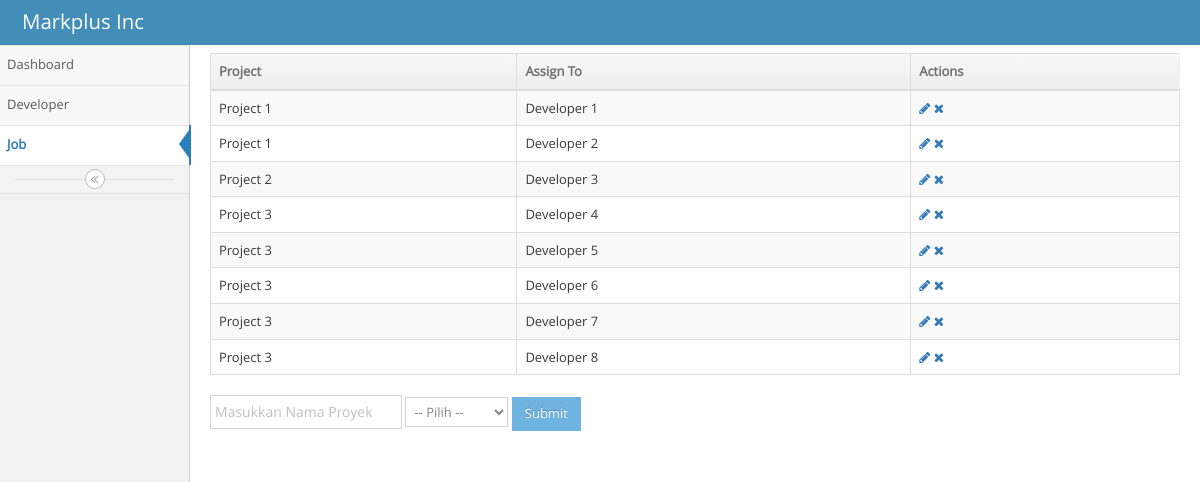
The page /index.php/job on the database its author committed.
### tables this page shows
CREATE TABLE `job_list` (
  `id` int(10) unsigned NOT NULL AUTO_INCREMENT,
  `description` varchar(100) NOT NULL,
  `assign` int(11) NOT NULL,
  PRIMARY KEY (`id`)
);

CREATE TABLE `developers` (
  `id` int(10) unsigned NOT NULL AUTO_INCREMENT,
  `description` varchar(100) NOT NULL,
  PRIMARY KEY (`id`)
);

### application/controllers/Job.php (called while the page is built, shortened)
<?php
class Job extends CI_Controller {
	function __construct()
	{
		$this->load->model('Main_model');
	}
	public function index()
	{
		$data['job'] = $this->Main_model->job_list();
		$data['developer'] = $this->Main_model->developer_list();
		$view['navbar'] = $this->load->view('include/navbar', '', TRUE);
		$view['sidebar'] = $this->load->view('include/sidebar', '', TRUE);
		$view['content'] = $this->load->view('content/job/list', $data, TRUE);
		$this->load->view('layout/home', $view);
	}
}

### index.php (called while the page is built, shortened)
<?php
require_once BASEPATH.'core/CodeIgniter.php';

### application/models/Main_model.php (called while the page is built, shortened)
<?php
class Main_model extends CI_Model {
	function developer_list()
	{
		$this->db->from('developers');
		$this->db->order_by('id', 'asc');
		$query = $this->db->get();
		$result = $query->result_array();
		return $result;
	}
	function job_list()
	{
		$this->db->select('a.id, a.description, b.description AS assign_to');
		$this->db->from('job_list a');
		$this->db->join('developers b', 'a.assign = b.id', 'left');
		$this->db->order_by('a.id', 'asc');
		$query = $this->db->get();
		$result = $query->result_array();
		return $result;
	}
}

### application/views/content/job/list.php (the view, shortened to what this page needs)
<table id="simple-table" class="table table-striped table-bordered table-hover">
	<thead>
		<tr>
			<th>Project</th>
			<th>Assign To</th>
			<th>Actions</th>
		</tr>
	</thead>
	<tbody>
		<?php foreach ($job as $j): ?>
		<tr>
			<td><?=$j['description'];?></td>
			<td><?=$j['assign_to'];?></td>
			<td>
				<a href="<?=base_url('job/edit/'.$j['id']);?>">
					<i class="fa fa-pencil"></i>
				</a>
				<a href="<?=base_url('job/delete/'.$j['id']);?>">
					<i class="fa fa-times"></i>
				</a>
			</td>
		</tr>
		<?php endforeach ?>
	</tbody>
</table>
<form method="POST" action="<?=base_url('job/insert');?>">
	<input type="text" name="deskripsi" placeholder="Masukkan Nama Proyek" required>
	<select name="developer" required>
		<option disabled selected>-- Pilih --</option>
	</select>
	<button type="submit" class="btn btn-info btn-sm">Submit</button>
</form>

### application/views/include/navbar.php (shortened to what this page needs)
<div id="navbar" class="navbar navbar-default navbar-fixed-top">
	<div class="navbar-container" id="navbar-container">
		<div class="navbar-header pull-left">
			<a href="#" class="navbar-brand">
				<small>
					Markplus Inc
				</small>
			</a>
		</div>
	</div>
</div>

### application/views/include/sidebar.php (shortened to what this page needs)
<div class="sidebar responsive sidebar-fixed" id="sidebar">
	<ul class="nav nav-list">
		<li class="<?=($this->uri->segment(1) == "home" || $this->uri->segment(1) == "" ? "active" : "");?>">
			<a href="<?=base_url('home');?>">
				<span class="menu-text"> Dashboard </span>
			</a>
		</li>
		<li class="<?=($this->uri->segment(1) == "developer" ? "active" : "");?>">
			<a href="<?=base_url('developer');?>">
				<span class="menu-text"> Developer </span>
			</a>
		</li>
		<li class="<?=($this->uri->segment(1) == "job" ? "active" : "");?>">
			<a href="<?=base_url('job');?>">
				<span class="menu-text"> Job </span>
			</a>
		</li>
	</ul>
	<div class="sidebar-toggle sidebar-collapse" id="sidebar-collapse">
		<i class="ace-icon fa fa-angle-double-left" data-icon1="ace-icon fa fa-angle-double-left" data-icon2="ace-icon fa fa-angle-double-right"></i>
	</div>
</div>

### application/views/layout/home.php (shortened to what this page needs)
<!DOCTYPE html>
<html lang="en" id="listdata">
	<head>
		<link rel="stylesheet" href="<?=ASSETS;?>css/bootstrap.min.css" />
		<link rel="stylesheet" href="<?=ASSETS;?>font-awesome/4.2.0/css/font-awesome.min.css" />
		<link rel="stylesheet" href="<?=ASSETS;?>css/ace.min.css" class="ace-main-stylesheet" id="main-ace-style" />
	</head>
	<body class="no-skin">
		<?=$navbar;?>
		<div class="main-container" id="main-container">
			<?=$sidebar;?>
			<div class="main-content">
				<div class="main-content-inner">
					<div class="page-content">
						<div class="row">
							<div class="col-xs-12">
								<?=$content; ?>
							</div>
						</div>
					</div>
				</div>
			</div>
		</div>
	</body>
</html>

### rows shown on the page
job_list: description "Project 1", developers.description "Developer 1"
job_list: description "Project 1", developers.description "Developer 2"
job_list: description "Project 2", developers.description "Developer 3"
job_list: description "Project 3", developers.description "Developer 4"
job_list: description "Project 3", developers.description "Developer 5"
job_list: description "Project 3", developers.description "Developer 6"
job_list: description "Project 3", developers.description "Developer 7"
job_list: description "Project 3", developers.description "Developer 8"
